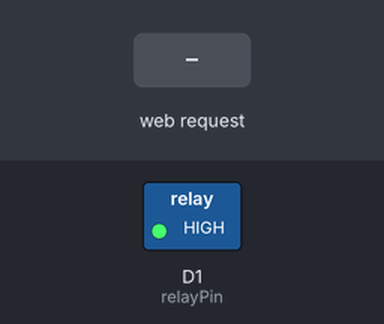
Simulated run of this sketch. Board: ESP8266 (NodeMCU). On the bench: switched loads named in the sketch (green lamp = pin HIGH). The test bench sets the inputs (shaded band). WiFi joins after 1.5 s; servers stay silent unless stated; what the sketch prints to the serial monitor is not drawn.

Above: at 2.7 s.
2.8 s: HTTP request GET /relay/on received
At 3.5 s:
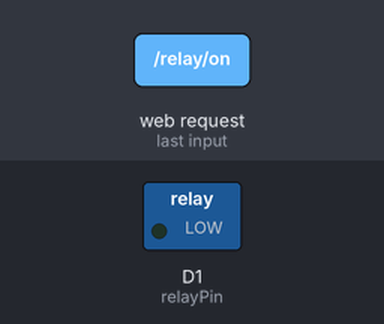
5.8 s: HTTP request GET /relay/off received
At 7.0 s:
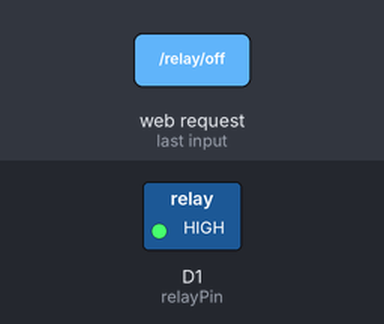
Timing chart, 0 to 8.8 s (numbered marks = the images above; inputs shaded):
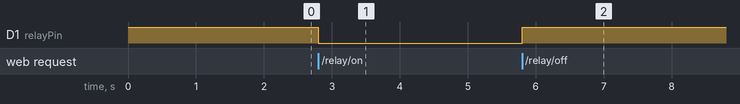

Measured:
- after the input at 2.8 s, D1 (relayPin): HIGH → LOW at once
- after the input at 5.8 s, D1 (relayPin): LOW → HIGH at once

The sketch:

iresp1.ino
```cpp
#include <ESP8266WiFi.h>
#include <ESP8266WebServer.h>
#include <IRremoteESP8266.h>
#include <IRrecv.h>
#include <IRutils.h>

// WiFi credentials
const char* ssid = "DEVGANDHI";
const char* password = "9724802622";

// Device Details
const String DEVICE_SERIAL = "ESP001";  // Unique serial number for this device

ESP8266WebServer server(80);

// Pin Definition
const int relayPin = D1;  // GPIO5
const int irPin = D2;     // GPIO4 (IR Receiver)

// Initialize IR receiver
IRrecv irrecv(irPin);
decode_results results;

void setup() {
  Serial.begin(115200);
  pinMode(relayPin, OUTPUT);
  digitalWrite(relayPin, HIGH);  // Initialize relay to OFF

  // Start IR receiver
  irrecv.enableIRIn();

  // Connect to WiFi
  WiFi.begin(ssid, password);
  Serial.println("\nConnecting to WiFi...");

  while (WiFi.status() != WL_CONNECTED) {
    delay(500);
    Serial.print(".");
  }

  Serial.println("\nConnected to WiFi!");
  Serial.print("IP Address: ");
  Serial.println(WiFi.localIP());
  Serial.print("Device Serial: ");
  Serial.println(DEVICE_SERIAL);

  // API Routes
  // Get device info
  server.on("/info", HTTP_GET, []() {
    String response = "{";
    response += "\"serial\":\"" + DEVICE_SERIAL + "\",";
    response += "\"ip\":\"" + WiFi.localIP().toString() + "\"";
    response += "}";
    server.send(200, "application/json", response);
  });

  // Control relay via web
  server.on("/relay/on", HTTP_GET, []() {
    digitalWrite(relayPin, LOW);
    server.send(200, "text/plain", "Relay ON");
    Serial.println("Relay turned ON");
  });

  server.on("/relay/off", HTTP_GET, []() {
    digitalWrite(relayPin, HIGH);
    server.send(200, "text/plain", "Relay OFF");
    Serial.println("Relay turned OFF");
  });

  // Get relay status
  server.on("/status", HTTP_GET, []() {
    String status = digitalRead(relayPin) == LOW ? "ON" : "OFF";
    server.send(200, "text/plain", status);
  });

  server.begin();
  Serial.println("HTTP server started");
}

void loop() {
  server.handleClient();

  // Check for IR remote signals
  if (irrecv.decode(&results)) {
    Serial.print("IR Code Received: ");
    Serial.println(results.value, HEX);

    handleIRCommand(results.value);
    irrecv.resume(); // Receive next signal
  }
}

void handleIRCommand(unsigned long value) {
  switch (value) {
    case 0xFF6897: // Button '1' on the remote
      digitalWrite(relayPin, LOW); // Turn on the relay
      Serial.println("Relay ON via IR Remote");
      break;

    case 0xFF30CF: // Button '2' on the remote
      digitalWrite(relayPin, HIGH); // Turn off the relay
      Serial.println("Relay OFF via IR Remote");
      break;

    default:
      Serial.println("Unknown IR button");
      break;
  }
}
```
